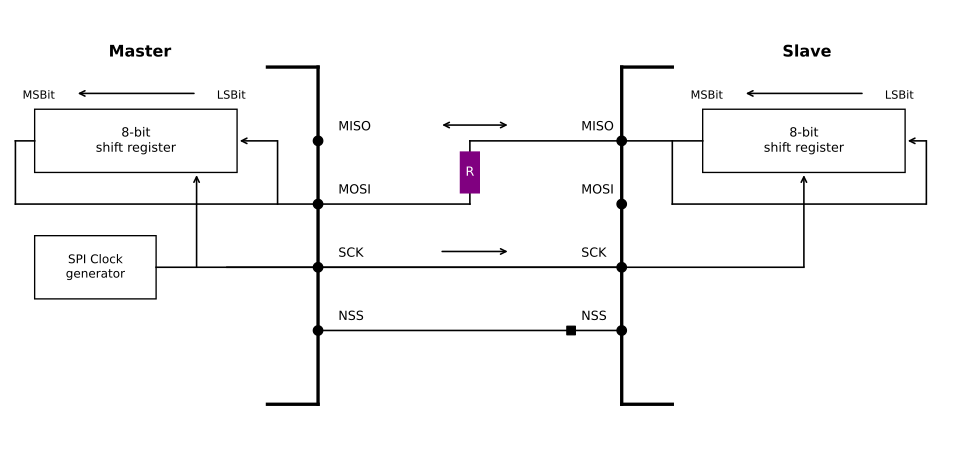

The script that saved this image:
import matplotlib.pyplot as plt
from matplotlib import patches

# 1. Canvas & Coordinate System Setup
fig, ax = plt.subplots(figsize=(10, 4.8), dpi=120)
ax.set_xlim(0, 92)
ax.set_ylim(14, 55)
ax.axis("off")

# 2. Master / Slave Outer Brackets & Titles
# Master Bracket (Left)
ax.plot([30, 30], [18, 50], color="black", lw=2.5)
ax.plot([30, 25], [50, 50], color="black", lw=2.5)
ax.plot([30, 25], [18, 18], color="black", lw=2.5)
ax.text(12.4, 51, "Master", fontsize=12, ha="center", fontweight="bold")

# Slave Bracket (Right)
ax.plot([60, 60], [18, 50], color="black", lw=2.5)
ax.plot([60, 65], [50, 50], color="black", lw=2.5)
ax.plot([60, 65], [18, 18], color="black", lw=2.5)
ax.text(78.3, 51, "Slave", fontsize=12, ha="center", fontweight="bold")

# 3. Functional Blocks (Shift Registers, Resister & Clock Generator)
# Master Shift Register
rect_m = patches.Rectangle((2, 40), 20, 6, facecolor="white", edgecolor="black")
ax.add_patch(rect_m)
ax.text(12, 43, "8-bit\nshift register", fontsize=9.5, ha="center", va="center")

# Slave Shift Register
rect_s = patches.Rectangle((68, 40), 20, 6, facecolor="white", edgecolor="black")
ax.add_patch(rect_s)
ax.text(78, 43, "8-bit\nshift register", fontsize=9.5, ha="center", va="center")

# Central Resister (R) Block
rect_r = patches.Rectangle(
    (44, 38), 2, 4, facecolor="purple", edgecolor="none", zorder=3
)
ax.add_patch(rect_r)
ax.text(45, 40, "R", fontsize=9.5, ha="center", va="center", color="white", zorder=4)

# SPI Clock Generator
rect_clk = patches.Rectangle((2, 28), 12, 6, facecolor="white", edgecolor="black")
ax.add_patch(rect_clk)
ax.text(8, 31, "SPI Clock\ngenerator", fontsize=9, ha="center", va="center")

# 4. Bit Order Annotations (MSBit <--- LSBit)
# Master Bit Order
ax.annotate(
    "",
    xy=(6, 47.5),
    xytext=(18, 47.5),
    arrowprops={"arrowstyle": "->", "lw": 1.2, "color": "black"},
)
ax.text(4, 47, "MSBit", fontsize=8.5, ha="right")
ax.text(20, 47, "LSBit", fontsize=8.5, ha="left")

# Slave Bit Order
ax.annotate(
    "",
    xy=(72, 47.5),
    xytext=(84, 47.5),
    arrowprops={"arrowstyle": "->", "lw": 1.2, "color": "black"},
)
ax.text(70, 47, "MSBit", fontsize=8.5, ha="right")
ax.text(86, 47, "LSBit", fontsize=8.5, ha="left")

# 5. Signal Bus Lines & Routing
# Line 1: MISO Line Routing & Master Entry
ax.plot([68, 45], [43, 43], color="black", lw=1.2)
ax.plot([26, 26], [43, 37], color="black", lw=1.2)
ax.annotate(
    "",
    xy=(22, 43),
    xytext=(26.2, 43),
    arrowprops={"arrowstyle": "->", "lw": 1.2, "color": "black"},
)

# Line 1-1: Master Output -> MOSI Loop
ax.plot([0.1, 2], [43, 43], color="black", lw=1.2)
ax.plot([0.1, 0.1], [43, 37], color="black", lw=1.2)
ax.plot([0.1, 30], [37, 37], color="black", lw=1.2)

# Line 2: MOSI Line Routing & Slave Entry Loop
ax.plot([45, 45], [43, 37], color="black", lw=1.2)
ax.plot([30, 45], [37, 37], color="black", lw=1.2)
ax.plot([65, 90], [37, 37], color="black", lw=1.2)
ax.plot([65, 65], [37, 43], color="black", lw=1.2)
ax.plot([90.1, 90.1], [37, 43], color="black", lw=1.2)
ax.annotate(
    "",
    xy=(88, 43),
    xytext=(90.3, 43),
    arrowprops={"arrowstyle": "->", "lw": 1.2, "color": "black"},
)

# Line 3: SCK (Serial Clock) Lines & Inputs
ax.plot([21, 60], [31, 31], color="black", lw=1.2)
ax.plot([14, 78], [31, 31], color="black", lw=1.2)
ax.annotate(
    "",
    xy=(18, 40),
    xytext=(18, 30.8),
    arrowprops={"arrowstyle": "->", "lw": 1.2, "color": "black"},
)
ax.annotate(
    "",
    xy=(78, 40),
    xytext=(78, 30.8),
    arrowprops={"arrowstyle": "->", "lw": 1.2, "color": "black"},
)

# Line 4: NSS (Slave Select) Line & Square Marker
ax.plot([30, 60], [25, 25], color="black", lw=1.2)
ax.scatter([55], [25], marker="s", s=40, color="black", edgecolor="black")

# 6. Junction Dots & Text Annotations
# Junction Points (Dots)
for y_pos in [43, 37, 31, 25]:
    ax.scatter([30], [y_pos], color="black", s=50)
    ax.scatter([60], [y_pos], color="black", s=50)

# Bus Text Labels
ax.text(32, 44, "MISO", fontsize=9.5)
ax.text(56, 44, "MISO", fontsize=9.5)
ax.text(32, 38, "MOSI", fontsize=9.5)
ax.text(56, 38, "MOSI", fontsize=9.5)
ax.text(32, 32, "SCK", fontsize=9.5)
ax.text(56, 32, "SCK", fontsize=9.5)
ax.text(32, 26, "NSS", fontsize=9.5)
ax.text(56, 26, "NSS", fontsize=9.5)

# Directional Arrows on Bus Lines
ax.annotate(
    "",
    xy=(42, 44.5),
    xytext=(49, 44.5),
    arrowprops={"arrowstyle": "<->", "lw": 1.2, "color": "black"},
)
ax.annotate(
    "",
    xy=(42, 32.5),
    xytext=(49, 32.5),
    arrowprops={"arrowstyle": "<-", "lw": 1.2, "color": "black"},
)

# 7. Render & Export Image
plt.tight_layout()
plt.savefig("half-duplex-communication.svg", format="svg", dpi=300)
